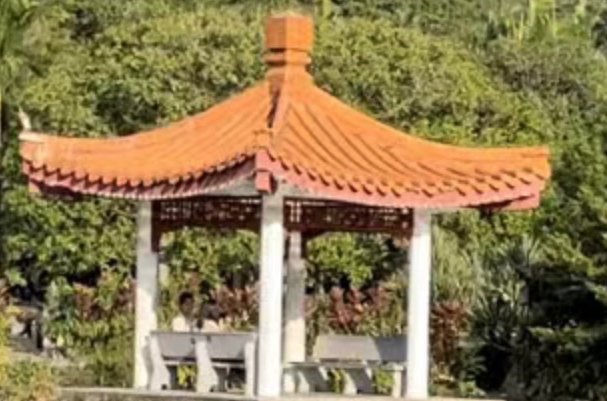
#> input picture OpenCV/tower01.jpg, 607 x 401 px
$ python '如影随形.py'
#> lines starting #> are read from the running program, lines starting #| are printed output that depends on the picture
import cv2
import numpy as np

if __name__ == '__main__':
    img1 = cv2.imread('tower01.jpg', -1)
#> img1 is the input picture: shape (401, 607, 3); mean B, G, R 78.6, 119, 136.8
    img2 = cv2.imread('tower02.jpg', -1)
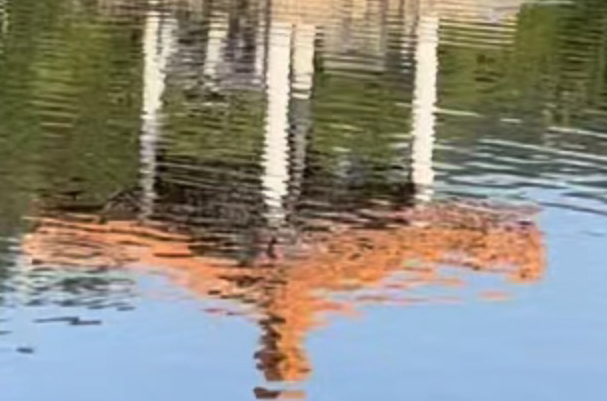
#> input picture OpenCV/tower02.jpg, 607 x 401 px
#> img2 is the input picture: shape (401, 607, 3); mean B, G, R 127.1, 138.1, 141.2

    # TODO(You):  请在此实现代码
    orb = cv2.ORB_create(nfeatures=500)
    kp1, des1 = orb.detectAndCompute(img1, None)
#> kp1 = 500 keypoints; strongest (x, y, size): (410, 209, 44.6), (405, 210, 44.6), (152, 204, 77.1), (409, 209, 37.2)
    kp2, des2 = orb.detectAndCompute(img2, None)
#> kp2 = 500 keypoints; strongest (x, y, size): (292, 90, 53.6), (292, 89, 44.6), (435, 114, 44.6), (286, 192, 37.2)

    bf = cv2.BFMatcher(cv2.NORM_HAMMING, crossCheck=True)
    matches = bf.match(des1, des2)
#> matches = 121 matches

    matches = sorted(matches, key=lambda x: x.distance)
    match_img = cv2.drawMatches(img1, kp1, img2, kp2, matches[:50], None)
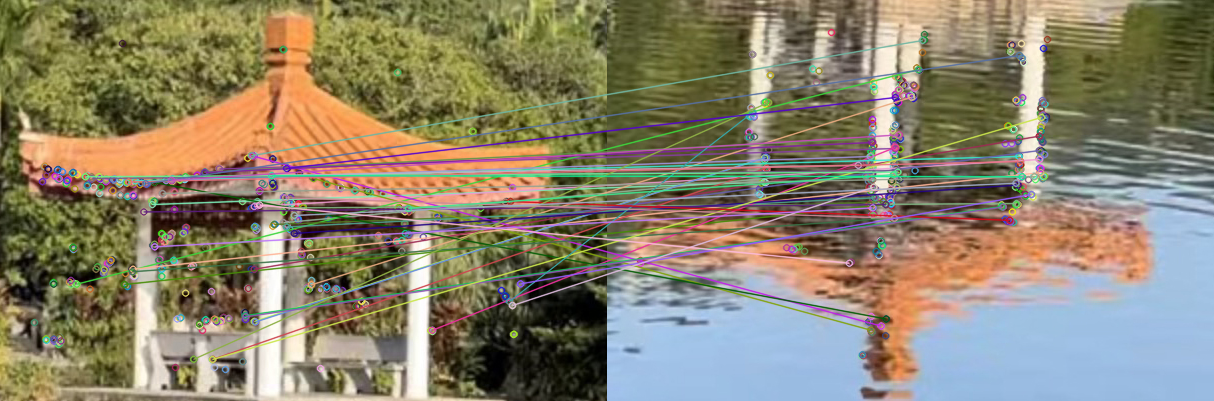
#> match_img: shape (401, 1214, 3); mean B, G, R 108.5, 130.9, 139.1

    cv2.imwrite('tower_match.jpeg', match_img)
    cv2.waitKey()
    cv2.destroyAllWindows()
